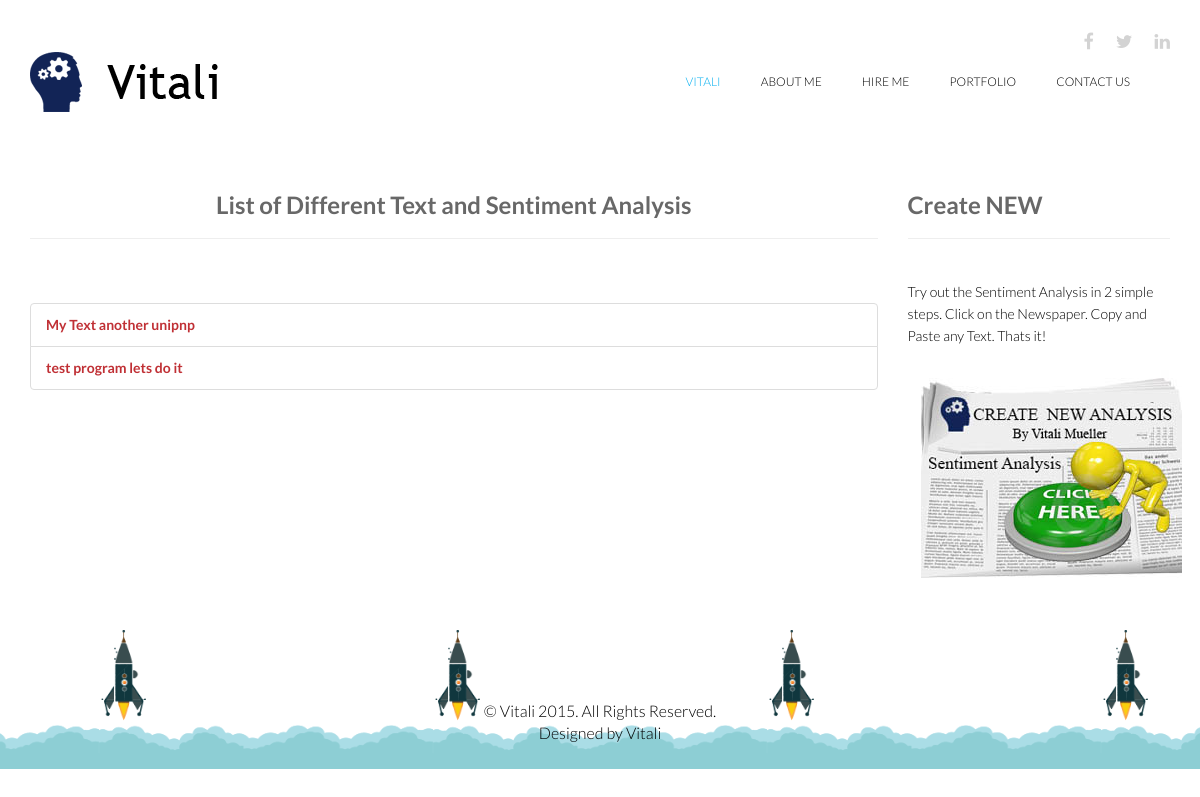
The page /sentiment/ on the database as committed earlier.
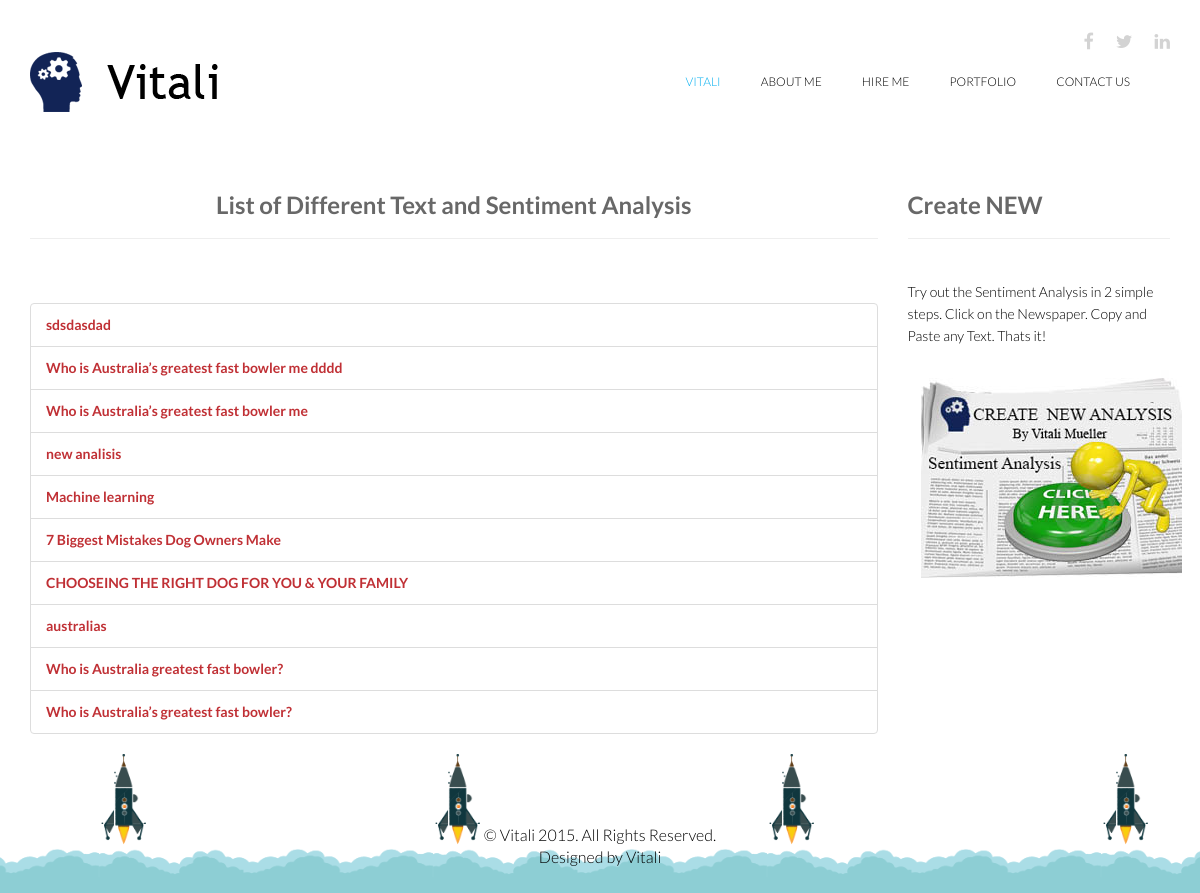
The same page on the database as committed later.
### messageboard/models.py (models this page shows, shortened)
class InputText(models.Model):
    title = models.CharField(max_length=255)
    content = models.TextField()
    created = models.DateTimeField(auto_now_add=True, auto_now=False)
    slug = models.SlugField(unique=True)
    def __str__(self):
        return self.title
    def get_absolute_url(self):
        return reverse("sent_detail", kwargs={'slug':self.slug})

### messageboard/views.py (the view)
# urls.py: url(r'^sentiment/$', SentimentList.as_view(), name="sent_list"),
class SentimentList(ListView):
    template_name = 'sentiment/list.html'
    model = InputText
    def get_queryset(self, *args, **kwargs):
        qs = super(SentimentList, self).get_queryset(*args, **kwargs).order_by("-created")
        return qs

### templates/sentiment/list.html (shortened to what this page needs)
{% extends 'base.html' %}
{% load static %}
{% block content %}
<div class="container">
<div class="row">
    <div class="col-sm-9">
        <h2 class="text-center"><strong>List of Different Text and Sentiment Analysis</strong></h2>
		<hr/>
		<br/>
        <br/>
        <ul class="list-group">
            {% for object in object_list %}
            <li class="list-group-item"> <a href="{{ object.get_absolute_url }}"><strong>{{ object }}</strong></a> </li>
            {% empty %}
            <li class="list-group-item">You have no lists</li>
            {% endfor %}
        </ul>
    </div>
<div class="col-sm-3">
        <h2><strong>Create NEW</strong></h2>
		<hr/>
		<br/>
        Try out the Sentiment Analysis in 2 simple steps.
        Click on the Newspaper. Copy and Paste any Text.
        Thats it!
        <p style="padding: 0; margin: 0;"><a href="{% url 'sent_create' %}" class="btn"><img src="{% static 'vitali/images/portfolio/14.jpg' %}" /></a></p> </div> </div>
</div>
{% endblock content %}

### templates/base.html (shortened to what this page needs)
{% load static %}
<!DOCTYPE html>
<html lang="en">
<head>
    <link href="{% static 'vitali/css/bootstrap.min.css' %}" rel="stylesheet">
    <link href="{% static 'vitali/css/font-awesome.min.css' %}" rel="stylesheet">
    <link href="{% static 'vitali/css/animate.min.css' %}" rel="stylesheet">
    <link href="{% static 'vitali/css/lightbox.css' %}" rel="stylesheet">
	<link href="{% static 'vitali/css/main.css' %}" rel="stylesheet">
	<link href="{% static 'vitali/css/responsive.css' %}" rel="stylesheet">
</head>
<body>
	<header id="header">
        <div class="container">
            <div class="row">
                <div class="col-sm-12 overflow">
                   <div class="social-icons pull-right">
                        <ul class="nav nav-pills">
                            <li><a target="_blank" href="https://www.facebook.com/vito.mueller"><i class="fa fa-facebook"></i></a></li>
                            <li><a target="_blank" href="https://twitter.com/MuellerVito"><i class="fa fa-twitter"></i></a></li>
                            <li><a target="_blank" href="https://uk.linkedin.com/pub/vitali-mueller/69/b/700"><i class="fa fa-linkedin"></i></a></li>
                        </ul>
                    </div>
                </div>
             </div>
        </div>
        <div class="navbar navbar-inverse" role="banner">
            <div class="container">
                <div class="navbar-header">
                    <a class="navbar-brand" href="{% url 'home' %}">
                    	<h1><img src="{% static 'vitali/images/logo.png' %}" alt="logo"></h1>
                    </a>
                </div>
                <div class="collapse navbar-collapse">
                    <ul class="nav navbar-nav navbar-right">
                        <li class="active"><a href="{% url 'home' %}">Vitali</a></li>
						<li><a href="{% url 'about' %}">About Me</a></li>
                        <li><a href="{% url 'hireme' %}">Hire Me</a>
                        <li><a href="{% url 'projects' %}">Portfolio</a></li>
						<li><a href="{% url 'email_create' %}">Contact Us</a></li>
                    </ul>
                </div>
            </div>
        </div>
    </header>
    {% block content %}{% endblock content %}
    <footer id="footer">
        <div class="container">
            <div class="row">
                <div class="col-sm-12">
                    <div class="copyright-text text-center" style="color: black;">
                        <p>&copy; Vitali 2015. All Rights Reserved.</p>
                        <p>Designed by Vitali</p>
                    </div>
                </div>
            </div>
        </div>
    </footer>
</body>
</html>

### static/our_static/vitali/css/main.css (style rules this page uses)
body { background: #fff; font-family: 'Lato', sans-serif; font-weight: 300; font-size: 14px; line-height: 22px; color: #000; }
html { height: 100%; }
a { color:#C03035; }
a { -webkit-transition: 300ms; -moz-transition: 300ms; -o-transition: 300ms; transition: 300ms; }
ul { list-style: none; }
h1, h2, h3, h4, h5, h6 { font-family: 'Lato', sans-serif; font-weight: 300; }
h1 { color: #686868; }
h2 { font-size: 24px; color: #686868; }
.overflow { overflow: hidden; }
#header { margin-bottom: 0; padding: 30px 0 60px 0; }
#header .navbar-inverse .container { position: relative; }
.social-icons ul li { padding: 0 10px; }
.social-icons ul li:last-child { padding-right: 0; }
.social-icons ul li a { font-size: 18px; color: #d3d3d3; padding: 0; }
#header .navbar { background: #fff; border: 0; margin-bottom: 0; }
#header .navbar-brand { padding: 0; margin-left: 0; }
#header .navbar-brand h1 { padding: 0; margin: 0; }
#header .navbar-nav.navbar-right >li:last-child { margin-right: 20px; }
#header .navbar-nav.navbar-right >li a { color: #000; font-size: 12px; padding: 20px; text-transform: uppercase; font-weight: 300; }
#header .navbar-inverse .navbar-nav li.active > a, #header .navbar-inverse .navbar-nav li.active > a:focus, #header .navbar-nav.navbar-right li > a:hover, .navbar-inverse .navbar-nav > .open > a { background-color: inherit; border: 0; color: #00aeef; }
#footer { padding-bottom: 10px; background-image: url(../images/home/footer.png); background-repeat: repeat-x; background-position: bottom; background-size: contain; }
.copyright-text { margin-top: 70px; color: #fff; font-size: 16px; padding-bottom: 15px; }
.copyright-text p { margin-bottom: 0; }

Rows that differ between the two databases and show on the page:
removed InputText: title "My Text another unipnp"
removed InputText: title "test program lets do it"
added InputText: title "sdsdasdad"
added InputText: title "Who is Australia’s greatest fast bowler me dddd"
added InputText: title "Who is Australia’s greatest fast bowler me"
added InputText: title "new analisis"
added InputText: title "Machine learning"
added InputText: title "7 Biggest Mistakes Dog Owners Make"
added InputText: title "CHOOSEING THE RIGHT DOG FOR YOU & YOUR FAMILY"
added InputText: title "australias"
added InputText: title "Who is Australia greatest fast bowler?"
added InputText: title "Who is Australia’s greatest fast bowler?"
